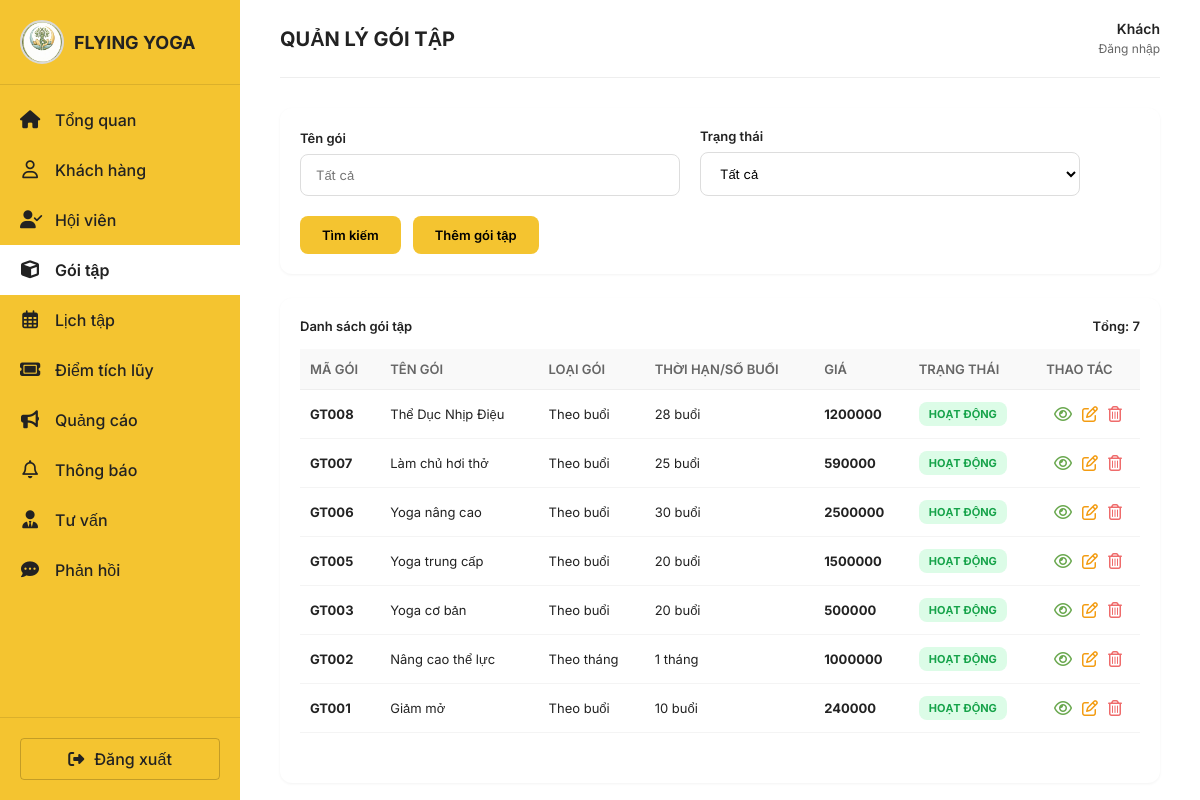
The app's page /goi-tap/ with its own data.
### goi_tap/models.py (models this page shows, shortened)
class GoiTap(models.Model):
    LOAI_CHOICE = [
        ('buoi', 'Theo buổi'),
        ('thang', 'Theo tháng'),
    ]
    TRANG_THAI_CHOICE = [
        ('hoat_dong', 'Hoạt động'),
        ('ngung', 'Ngưng'),
    ]
    ma_goi = models.CharField(max_length=10, unique=True)
    ten_goi = models.CharField(max_length=100)
    loai_goi = models.CharField(max_length=10, choices=LOAI_CHOICE)
    thoi_han_so_buoi = models.IntegerField()
    gia_goi = models.DecimalField(max_digits=12, decimal_places=0)
    trang_thai = models.CharField(max_length=20, choices=TRANG_THAI_CHOICE, default='hoat_dong')
    ghi_chu = models.TextField(blank=True, null=True)

### goi_tap/views.py (the view)
# urls.py: path('goi-tap/', include('goi_tap.urls')),
def goi_tap(request):
    q = request.GET.get('q', '').strip()
    trang_thai = request.GET.get('trang_thai', '').strip()
    view_mode = request.GET.get('view', 'list')
    selected_id = request.GET.get('id')
    ds_goi = GoiTap.objects.all().order_by('-id')
    if q:
        ds_goi = ds_goi.filter(ten_goi__icontains=q)
    if trang_thai:
        ds_goi = ds_goi.filter(trang_thai=trang_thai)
    selected_goi = None
    if selected_id:
        selected_goi = get_object_or_404(GoiTap, id=selected_id)
    context = {
        'ds_goi': ds_goi,
        'q': q,
        'trang_thai': trang_thai,
        'view_mode': view_mode,
        'selected_goi': selected_goi,
    }
    return render(request, 'goi_tap.html', context)

### thong_bao/context_processors.py (called while the page is built, shortened)
def thong_bao_context(request):
    so_thong_bao_chua_doc = 0
    ds_thong_bao_dropdown = ThongBaoNhacNho.objects.none()
    return {
        'so_thong_bao_chua_doc': so_thong_bao_chua_doc,
        'ds_thong_bao_dropdown': ds_thong_bao_dropdown,
    }

### goi_tap/templates/goi_tap.html (shortened to what this page needs)
{% extends 'base.html' %}
{% load static %}
{% block page_title %}QUẢN LÝ GÓI TẬP{% endblock %}
{% block extra_css %}
<link rel="stylesheet" href="{% static 'css/packages.css' %}?v=2">
{% endblock %}
{% block content %}
<div id="view-list" {% if view_mode != 'list' %}style="display:none;"{% endif %}>
    <div class="packages-top-bar">
        <form method="get" action="{% url 'goi_tap:goi_tap' %}" class="search-filters">
            <div class="filter-group">
                <label>Tên gói</label>
                <input type="text" name="q" placeholder="Tất cả" value="{{ q }}">
            </div>
            <div class="filter-group">
                <label>Trạng thái</label>
                <select name="trang_thai">
                    <option value="">Tất cả</option>
                </select>
            </div>
            <div class="top-buttons">
                <button class="btn-yellow" type="submit">Tìm kiếm</button>
                <button class="btn-yellow" type="button" onclick="showAddPackage()">Thêm gói tập</button>
            </div>
        </form>
    </div>
    <div class="table-container">
        <div class="table-header-row">
            <span>Danh sách gói tập</span>
            <span>Tổng: {{ ds_goi|length }}</span>
        </div>
        <table class="data-table">
            <thead>
                <tr>
                    <th>MÃ GÓI</th>
                    <th>TÊN GÓI</th>
                    <th>LOẠI GÓI</th>
                    <th>THỜI HẠN/SỐ BUỔI</th>
                    <th>GIÁ</th>
                    <th>TRẠNG THÁI</th>
                    <th>THAO TÁC</th>
                </tr>
            </thead>
            <tbody>
                {% for goi in ds_goi %}
                <tr>
                    <td><strong>{{ goi.ma_goi }}</strong></td>
                    <td>{{ goi.ten_goi }}</td>
                    <td>{{ goi.get_loai_goi_display }}</td>
                    <td>
                        {% if goi.loai_goi == 'buoi' %}
                            {{ goi.thoi_han_so_buoi }} buổi
                        {% else %}
                            {{ goi.thoi_han_so_buoi }} tháng
                        {% endif %}
                    </td>
                    <td><strong>{{ goi.gia_goi }}</strong></td>
                    <td>
                        {% if goi.trang_thai == 'hoat_dong' %}
                            <span class="badge badge-green">Hoạt động</span>
                        {% else %}
                            <span class="badge badge-red">Ngưng</span>
                        {% endif %}
                    </td>
                    <td class="action-cell">
                        <div class="action-links">
                            <button class="btn-icon-action btn-view" type="button"
                                    onclick="showPackageDetail({{ goi.id }})" title="Xem chi tiết">
                                <i class="far fa-eye"></i>
                            </button>
                            <button class="btn-icon-action btn-edit" type="button"
                                    onclick="showEditPackage({{ goi.id }})" title="Chỉnh sửa">
                                <i class="far fa-edit"></i>
                            </button>
                            <button class="btn-icon-action btn-delete" type="button"
                                    onclick="showDeletePopup({{ goi.id }}, '{{ goi.ten_goi|escapejs }}')" title="Xóa gói">
                                <i class="far fa-trash-alt"></i>
                            </button>
                        </div>
                    </td>
                </tr>
                {% endfor %}
            </tbody>
        </table>
    </div>
</div>
{% endblock %}

### static/css/style.css (style rules this page uses)
:root { --primary-yellow: #FFC107; --primary-yellow-light: #FFECB3; --text-dark: #333333; --text-gray: #757575; --bg-light: #F9F9F9; --white: #FFFFFF; --danger-red: #E53935; --success-green: #43A047; --info-blue: #1E88E5; --warning-orange: #FB8C00; --sidebar-width: 240px; }
* { margin: 0; padding: 0; box-sizing: border-box; font-family: 'Inter', sans-serif; }
body { background-color: var(--white); color: var(--text-dark); }
.data-table { width: 100%; border-collapse: collapse; margin-bottom: 30px; }
.data-table th { text-align: left; padding: 12px 10px; font-size: 12px; font-weight: 600; text-transform: uppercase; border-bottom: 1px solid #DDDDDD; background: var(--bg-light); }
.data-table td { padding: 15px 10px; font-size: 14px; border-bottom: 1px solid #EEEEEE; vertical-align: middle; }
.badge { padding: 4px 12px; border-radius: 20px; font-size: 11px; font-weight: 600; color: var(--white); }
.badge-green { background-color: var(--success-green); }
.badge { display: inline-block; padding: 6px 10px; border-radius: 999px; font-size: 13px; background: #eee; }

### static/css/packages.css (style rules this page uses)
:root { --primary-yellow: #f4c430; --primary-hover: #e2b320; --white: #ffffff; --text-dark: #222222; --text-gray: #666666; --danger-red: #dc2626; --success-green: #16a34a; --border-color: #dddddd; }
.packages-top-bar { display: flex; justify-content: space-between; align-items: flex-end; margin-bottom: 24px; background: var(--white); padding: 20px; border-radius: 12px; box-shadow: 0 1px 3px rgba(0, 0, 0, 0.05); gap: 20px; }
.search-filters { display: flex; gap: 20px; flex: 1; align-items: flex-end; flex-wrap: wrap; }
.filter-group { display: flex; flex-direction: column; width: 100%; max-width: 380px; }
.filter-group label { font-size: 13px; font-weight: 600; margin-bottom: 8px; color: var(--text-dark); }
.filter-group input, .filter-group select { padding: 12px 15px; border: 1px solid var(--border-color); border-radius: 8px; outline: none; font-size: 13px; background: #fff; }
.top-buttons { display: flex; gap: 12px; flex-wrap: wrap; }
.btn-yellow { background: var(--primary-yellow); border: none; padding: 11px 22px; border-radius: 8px; font-weight: 600; font-size: 13px; cursor: pointer; display: inline-flex; align-items: center; gap: 8px; transition: background 0.2s; }
.table-container { background: var(--white); padding: 20px; border-radius: 12px; box-shadow: 0 1px 3px rgba(0, 0, 0, 0.05); }
.table-header-row { display: flex; justify-content: space-between; margin-bottom: 15px; font-size: 13px; font-weight: 600; }
.data-table { width: 100%; border-collapse: collapse; }
.data-table th { font-size: 13px; text-align: left; padding: 12px 10px; color: var(--text-gray); border-bottom: 1px solid #eeeeee; text-transform: uppercase; }
.data-table td { padding: 12px 10px; font-size: 13px; border-bottom: 1px solid #f4f4f4; vertical-align: middle; }
.action-cell { white-space: nowrap; }
.action-links { display: flex; align-items: center; justify-content: center; gap: 10px; }
.btn-icon-action { background: transparent !important; border: none !important; padding: 0 !important; margin: 0 !important; cursor: pointer; text-decoration: none !important; display: inline-flex; align-items: center; justify-content: center; font-size: 16px; line-height: 1; box-shadow: none !important; outline: none !important; transition: transform 0.2s ease, color 0.2s ease; }
.btn-view { color: #6aa84f !important; }
.btn-edit { color: #f39c12 !important; }
.btn-delete { color: #ef6b6b !important; }
.badge { padding: 5px 10px; border-radius: 8px; font-size: 11px; font-weight: 700; text-transform: uppercase; }
.badge-green { background: #dcfce7; color: #16a34a; }

### records on screen
GoiTap: ma_goi "GT008", ten_goi "Thể Dục Nhịp Điệu", loai_goi "Theo buổi", thoi_han_so_buoi "28", gia_goi "1200000", trang_thai "HOẠT ĐỘNG"
GoiTap: ma_goi "GT007", ten_goi "Làm chủ hơi thở", loai_goi "Theo buổi", thoi_han_so_buoi "25", gia_goi "590000", trang_thai "HOẠT ĐỘNG"
GoiTap: ma_goi "GT006", ten_goi "Yoga nâng cao", loai_goi "Theo buổi", thoi_han_so_buoi "30", gia_goi "2500000", trang_thai "HOẠT ĐỘNG"
GoiTap: ma_goi "GT005", ten_goi "Yoga trung cấp", loai_goi "Theo buổi", thoi_han_so_buoi "20", gia_goi "1500000", trang_thai "HOẠT ĐỘNG"
GoiTap: ma_goi "GT003", ten_goi "Yoga cơ bản", loai_goi "Theo buổi", thoi_han_so_buoi "20", gia_goi "500000", trang_thai "HOẠT ĐỘNG"
GoiTap: ma_goi "GT002", ten_goi "Nâng cao thể lực", loai_goi "Theo tháng", thoi_han_so_buoi "1", gia_goi "1000000", trang_thai "HOẠT ĐỘNG"
GoiTap: ma_goi "GT001", ten_goi "Giảm mở", loai_goi "Theo buổi", thoi_han_so_buoi "10", gia_goi "240000", trang_thai "HOẠT ĐỘNG"

### other values on screen
{{ ds_goi|length }} "7"
